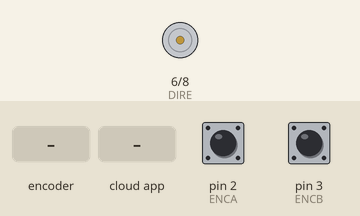
Recording of a sketch running on a simulated Arduino Uno, built with avr-gcc and run on an emulated ATmega328P. On the bench: direction and speed pins drawn as motors (green arrow = direction pin HIGH = forward, orange = LOW = backward, longer = more drive). The test bench sets the inputs (shaded band); at power-on: pin 2 (ENCA) HIGH, pin 3 (ENCB) HIGH. The ROS host is connected and sends only what is stated.

Above: at 1.2 s.
1.3 s: rotary encoder on pin 2 (ENCA) / pin 3 (ENCB) turned 1 step (first pin leading)
3.0 s: the phone or cloud app sets inv_k to 45
4.5 s: the phone or cloud app sets inv_k to 0
6.0 s: the phone or cloud app sets inv_k to 180
At 7.2 s:
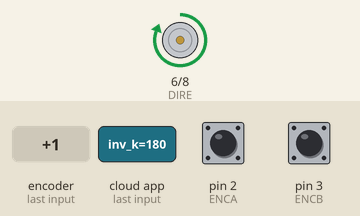
7.5 s: the phone or cloud app sets inv_k to 90
At 8.5 s:
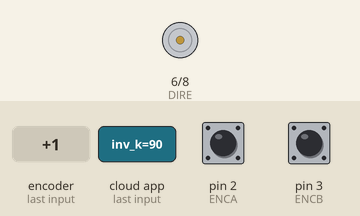
Timing chart, 0 to 10.0 s (numbered marks = the images above; inputs shaded):
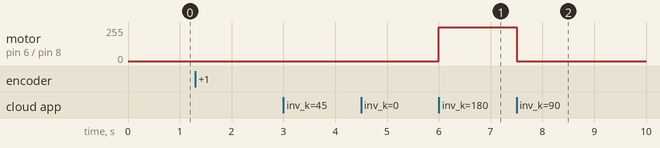

Measured:
- after the input at 6.0 s, motor on pin 6 (DIRE) / pin 8 (PWM): stopped → forward 255/255 at once
- after the input at 7.5 s, motor on pin 6 (DIRE) / pin 8 (PWM): forward 255/255 → stopped at once

The sketch:

motor_pid.ino
```cpp
#include <util/atomic.h> // For the ATOMIC_BLOCK macro
#include <ros.h>
#include <std_msgs/Int32.h>

#define ENCA 2 // YELLOW
#define ENCB 3 // WHITE
#define PWM 8
#define DIRE 6
#define ENC_PULSE_REV 2353 //13 (pulses per rev) x 181 (gear ratio

volatile float theta = 0;

void inv_k(const std_msgs::Int32& msg){
  theta = msg.data;
}

ros:: NodeHandle nh;
std_msgs:: Int32 degree;
ros::Subscriber <std_msgs::Int32> sub("inv_k",&inv_k);

volatile int posi = 0; // specify posi as volatile: https://www.arduino.cc/reference/en/language/variables/variable-scope-qualifiers/volatile/
long prevT = 0;
float eprev = 0;
float eintegral = 0;

void setup() {
  nh.initNode();
  nh.subscribe(sub);
  //Serial.begin(9600);
  pinMode(ENCA, INPUT);
  pinMode(ENCB, INPUT);
  attachInterrupt(digitalPinToInterrupt(ENCA), readEncoder, RISING);

  pinMode(PWM, OUTPUT);
  pinMode(DIRE, OUTPUT);

  //Serial.println("target pos");
}

void loop() {
  nh.spinOnce();
  // set target position
  int target = theta;
  //int target = 250*sin(prevT/1e6);

  // PID constants
  float kp = 1;
  float kd = 0.025;
  float ki = 0.0;

  // time difference
  long currT = micros();
  float deltaT = ((float) (currT - prevT)) / ( 1.0e6 );
  prevT = currT;

  // Read the position in an atomic block to avoid a potential
  // misread if the interrupt coincides with this code running
  // see: https://www.arduino.cc/reference/en/language/variables/variable-scope-qualifiers/volatile/
  int pos = 0;
  ATOMIC_BLOCK(ATOMIC_RESTORESTATE) {
    pos = posi;
  }

//  // Calculate revolutions per minute
//  rpm4 = (float)(motor4_pulse_count * 60 / ENC_PULSE_REV);
//  rpm4 = abs(rpm4);
//  ang_velocity_4 = rpm4 * rpm_to_radians;
// ang_velocity_4_deg = ang_velocity_4 * rad_to_deg;

  // error
  int e = pos - target;

  // derivative
  float dedt = (e - eprev) / (deltaT);

  // integral
  eintegral = eintegral + e * deltaT;

  // control signal
  float u = kp * e + kd * dedt + ki * eintegral;

  // motor power
  float pwr = fabs(u);
  if ( pwr > 255 ) {
    pwr = 255;
  }

  // motor direction
  int dir = 1;
  if (u < 0) {
    dir = -1;
  }

  // signal the motor
  setMotor(dir, pwr, PWM, DIRE);


  // store previous error
  eprev = e;

//  Serial.print(target);
//  Serial.print(" ");
//  Serial.print(pos);
//  Serial.println();
}

void setMotor(int dir, int pwmVal, int pwm, int dire) {
  analogWrite(pwm, pwmVal);
  if (dir == -1) {
    digitalWrite(DIRE, HIGH);
  }
  else if (dir == 1) {
    digitalWrite(DIRE, LOW);
  }
  else {
    digitalWrite(DIRE, LOW);
  }
}

void readEncoder() {
  int b = digitalRead(ENCB);
  if (b > 0) {
    posi++;
  }
  else {
    posi--;
  }
}
```
